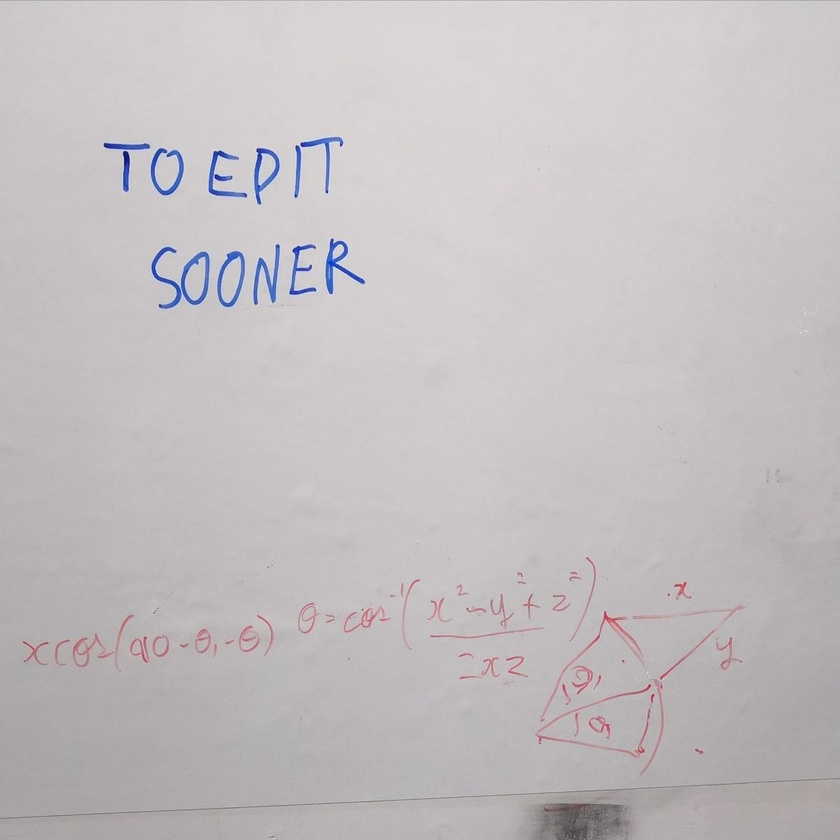
%> input picture Code/for_pdf/d1.jpg, 840 x 840 px, shrunk from 1280 x 1280 before the run
$ octave --eval "result = segenhance(imread('for_pdf/d1.jpg'));"   (GNU Octave 9; MATLAB toolbox functions it lacks are replaced by stand-ins)
%> lines starting %> are read from the running program, lines starting %| are printed output that depends on the picture; in (x1, y1, x2, y2) boxes, pixels count from 0 and x2, y2 are one past the last pixel; in counts of white or black regions, pixels touching at a corner belong together; the program's own positions count from 1
function enhanced = segenhance(I)
I = rgb2gray(I);
I=adapthisteq(I);
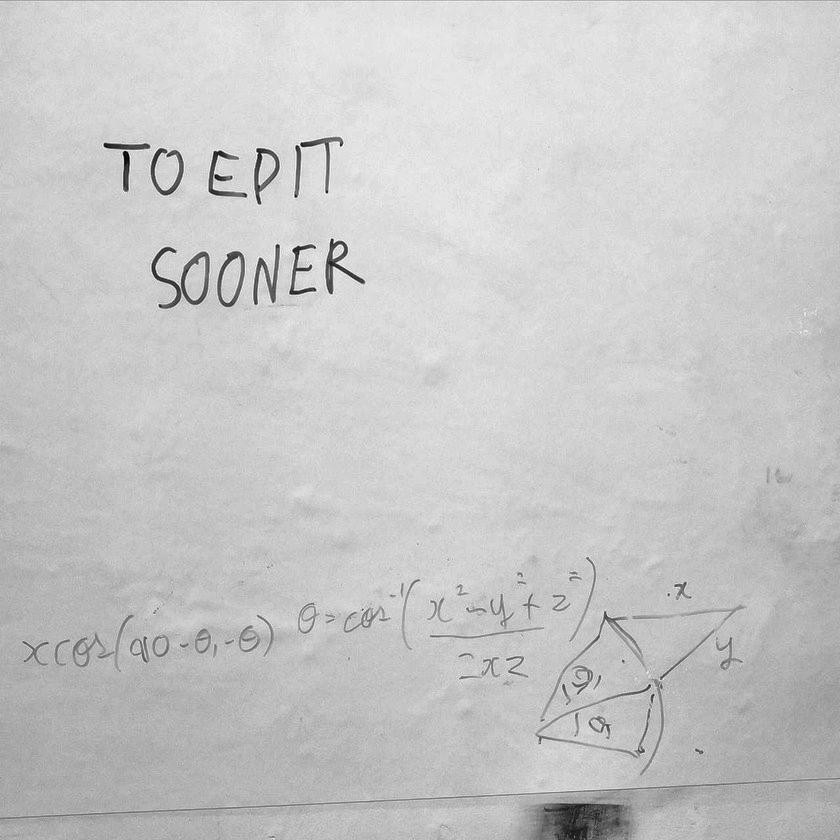
%> I: size 840x840 uint8; min 0, max 255, mean 199.2
I2 = graythresh(I);
%> I2 = 0.749
BW = imbinarize(I,I2);
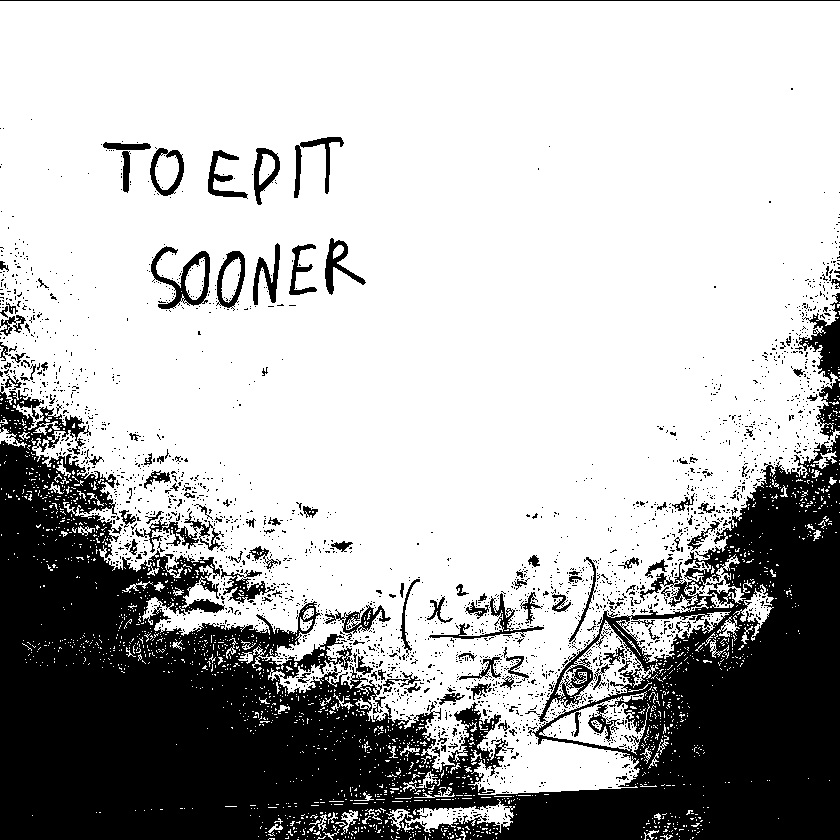
%> BW: size 840x840 logical; 71.5% white; 2533 black regions (2401 under 20 px), largest, box (x1, y1, x2, y2) and area: (0, 386, 840, 840) 173859, (798, 293, 840, 440) 2251, (151, 246, 210, 309) 1193
enhanced=BW;
end
